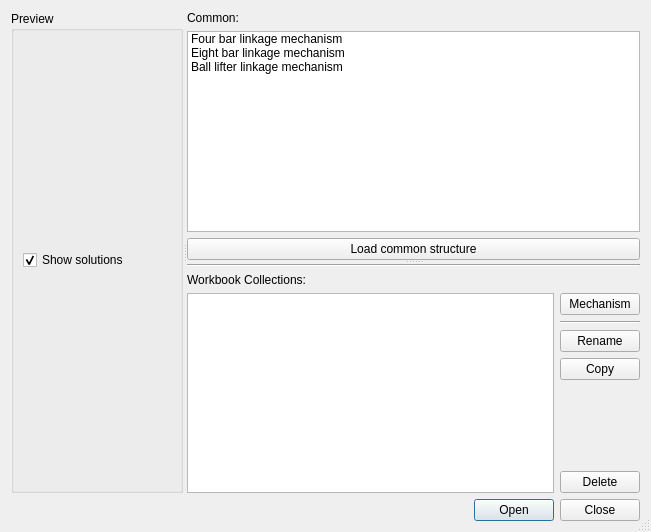
<?xml version="1.0" encoding="UTF-8"?>
<ui version="4.0">
 <class>Dialog</class>
 <widget class="QDialog" name="Dialog">
  <property name="geometry">
   <rect>
    <x>0</x>
    <y>0</y>
    <width>651</width>
    <height>532</height>
   </rect>
  </property>
  <property name="windowTitle">
   <string>Profile collections</string>
  </property>
  <property name="windowIcon">
   <iconset resource="../../../../icons.qrc">
    <normaloff>:/icons/collections.png</normaloff>:/icons/collections.png</iconset>
  </property>
  <property name="sizeGripEnabled">
   <bool>true</bool>
  </property>
  <property name="modal">
   <bool>true</bool>
  </property>
  <layout class="QVBoxLayout" name="verticalLayout_4">
   <item>
    <widget class="QSplitter" name="main_splitter">
     <property name="orientation">
      <enum>Qt::Horizontal</enum>
     </property>
     <widget class="QGroupBox" name="preview_box">
      <property name="title">
       <string>Preview</string>
      </property>
      <layout class="QVBoxLayout" name="preview_layout">
       <item>
        <widget class="QCheckBox" name="show_solutions">
         <property name="text">
          <string>Show solutions</string>
         </property>
         <property name="checked">
          <bool>true</bool>
         </property>
        </widget>
       </item>
      </layout>
     </widget>
     <widget class="QSplitter" name="sub_splitter">
      <property name="orientation">
       <enum>Qt::Vertical</enum>
      </property>
      <widget class="QWidget" name="layoutWidget">
       <layout class="QVBoxLayout" name="verticalLayout_2">
        <item>
         <widget class="QLabel" name="common_label">
          <property name="text">
           <string>Common:</string>
          </property>
         </widget>
        </item>
        <item>
         <widget class="QListWidget" name="common_list">
          <item>
           <property name="text">
            <string>Four bar linkage mechanism</string>
           </property>
          </item>
          <item>
           <property name="text">
            <string>Eight bar linkage mechanism</string>
           </property>
          </item>
          <item>
           <property name="text">
            <string>Ball lifter linkage mechanism</string>
           </property>
          </item>
         </widget>
        </item>
        <item>
         <widget class="QPushButton" name="common_load">
          <property name="text">
           <string>Load common structure</string>
          </property>
          <property name="icon">
           <iconset resource="../../../../icons.qrc">
            <normaloff>:/icons/data.png</normaloff>:/icons/data.png</iconset>
          </property>
         </widget>
        </item>
       </layout>
      </widget>
      <widget class="QWidget" name="verticalLayoutWidget">
       <layout class="QVBoxLayout" name="verticalLayout_3">
        <item>
         <widget class="Line" name="line">
          <property name="orientation">
           <enum>Qt::Horizontal</enum>
          </property>
         </widget>
        </item>
        <item>
         <widget class="QLabel" name="Collections_label">
          <property name="text">
           <string>Workbook Collections:</string>
          </property>
         </widget>
        </item>
        <item>
         <layout class="QHBoxLayout" name="horizontalLayout_2">
          <item>
           <widget class="QListWidget" name="collections_list"/>
          </item>
          <item>
           <layout class="QVBoxLayout" name="verticalLayout">
            <item>
             <widget class="QPushButton" name="workbook_button">
              <property name="text">
               <string>Mechanism</string>
              </property>
              <property name="icon">
               <iconset resource="../../../../icons.qrc">
                <normaloff>:/icons/mechanism.png</normaloff>:/icons/mechanism.png</iconset>
              </property>
             </widget>
            </item>
            <item>
             <widget class="Line" name="line_2">
              <property name="orientation">
               <enum>Qt::Horizontal</enum>
              </property>
             </widget>
            </item>
            <item>
             <widget class="QPushButton" name="rename_button">
              <property name="text">
               <string>Rename</string>
              </property>
              <property name="icon">
               <iconset resource="../../../../icons.qrc">
                <normaloff>:/icons/rename.png</normaloff>:/icons/rename.png</iconset>
              </property>
              <property name="autoDefault">
               <bool>false</bool>
              </property>
             </widget>
            </item>
            <item>
             <widget class="QPushButton" name="copy_button">
              <property name="text">
               <string>Copy</string>
              </property>
              <property name="icon">
               <iconset resource="../../../../icons.qrc">
                <normaloff>:/icons/copy.png</normaloff>:/icons/copy.png</iconset>
              </property>
             </widget>
            </item>
            <item>
             <spacer name="verticalSpacer">
              <property name="orientation">
               <enum>Qt::Vertical</enum>
              </property>
              <property name="sizeHint" stdset="0">
               <size>
                <width>20</width>
                <height>40</height>
               </size>
              </property>
             </spacer>
            </item>
            <item>
             <widget class="QPushButton" name="delete_button">
              <property name="text">
               <string>Delete</string>
              </property>
              <property name="icon">
               <iconset resource="../../../../icons.qrc">
                <normaloff>:/icons/delete.png</normaloff>:/icons/delete.png</iconset>
              </property>
              <property name="autoDefault">
               <bool>false</bool>
              </property>
             </widget>
            </item>
           </layout>
          </item>
         </layout>
        </item>
       </layout>
      </widget>
     </widget>
    </widget>
   </item>
   <item>
    <layout class="QHBoxLayout" name="horizontalLayout_3">
     <item>
      <spacer name="horizontalSpacer">
       <property name="orientation">
        <enum>Qt::Horizontal</enum>
       </property>
       <property name="sizeHint" stdset="0">
        <size>
         <width>40</width>
         <height>20</height>
        </size>
       </property>
      </spacer>
     </item>
     <item>
      <widget class="QDialogButtonBox" name="button_box">
       <property name="standardButtons">
        <set>QDialogButtonBox::Close|QDialogButtonBox::Open</set>
       </property>
      </widget>
     </item>
    </layout>
   </item>
  </layout>
 </widget>
 <resources>
  <include location="../../../../icons.qrc"/>
  <include location="../../../../preview.qrc"/>
 </resources>
 <connections>
  <connection>
   <sender>button_box</sender>
   <signal>rejected()</signal>
   <receiver>Dialog</receiver>
   <slot>reject()</slot>
   <hints>
    <hint type="sourcelabel">
     <x>237</x>
     <y>395</y>
    </hint>
    <hint type="destinationlabel">
     <x>165</x>
     <y>209</y>
    </hint>
   </hints>
  </connection>
  <connection>
   <sender>button_box</sender>
   <signal>accepted()</signal>
   <receiver>Dialog</receiver>
   <slot>accept()</slot>
   <hints>
    <hint type="sourcelabel">
     <x>186</x>
     <y>374</y>
    </hint>
    <hint type="destinationlabel">
     <x>139</x>
     <y>199</y>
    </hint>
   </hints>
  </connection>
  <connection>
   <sender>common_load</sender>
   <signal>clicked()</signal>
   <receiver>Dialog</receiver>
   <slot>accept()</slot>
   <hints>
    <hint type="sourcelabel">
     <x>139</x>
     <y>175</y>
    </hint>
    <hint type="destinationlabel">
     <x>139</x>
     <y>199</y>
    </hint>
   </hints>
  </connection>
 </connections>
</ui>
